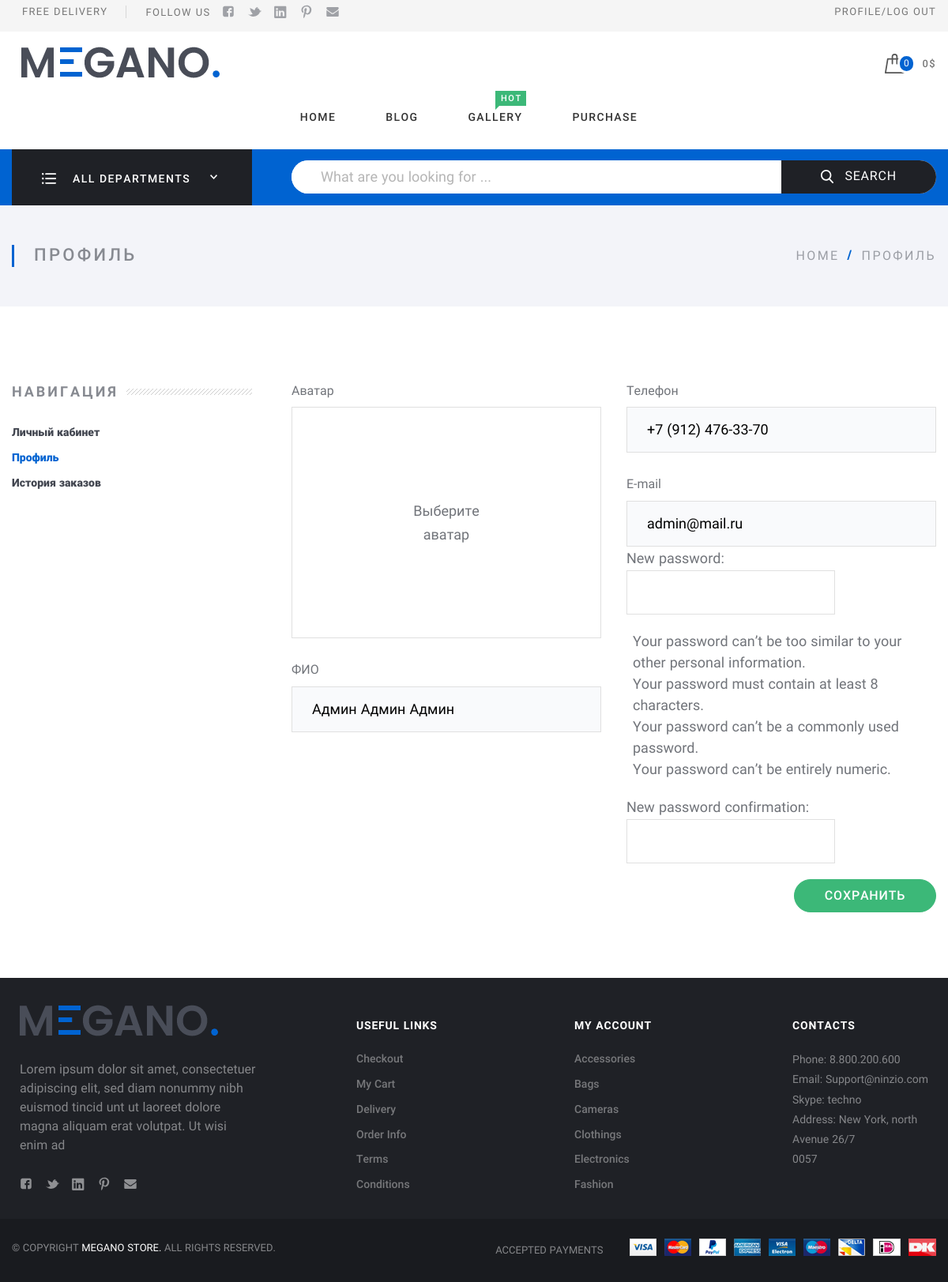
Before: /shop/user/profile/1/ (signed in) with the older database file.
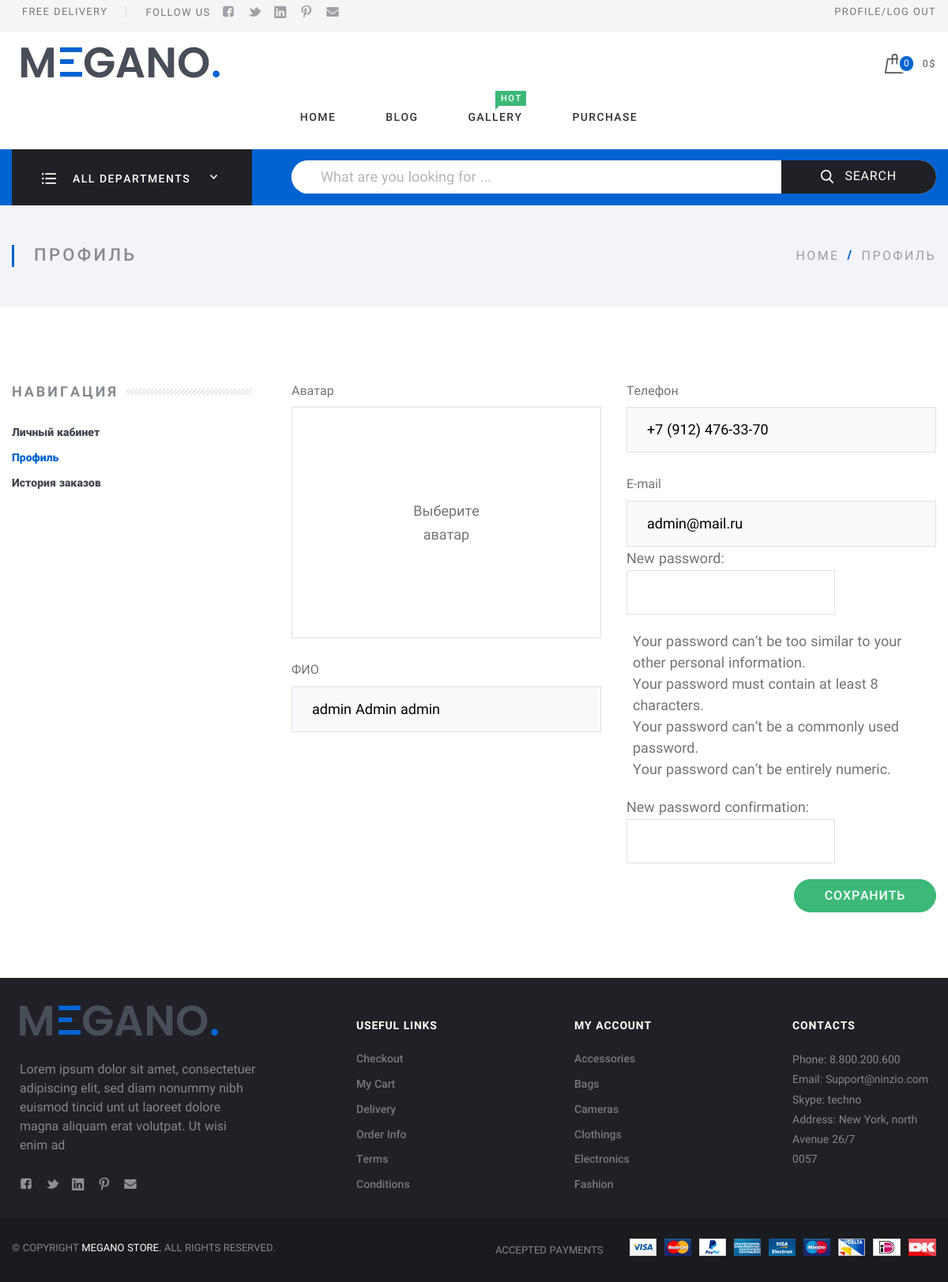
After: the same page with the newer database file.
### app_shop/models.py (models this page shows, shortened)
class User(AbstractUser):
    username = None
    email = models.EmailField('email address', unique=True)
    USERNAME_FIELD = 'email'
    REQUIRED_FIELDS = []
    objects = UserManager()

### app_shop/views.py (the view, shortened to what this page needs)
# urls.py: path('shop/user/profile/<int:pk>/', ProfileDetailView.as_view(), name='profile'),
class ProfileDetailView(DetailView, LoginRequiredMixin):
    model = UserProfile
    template_name = 'app_shop/profile_detail.html'
    def get_context_data(self, **kwargs):
        context = super(ProfileDetailView, self).get_context_data(**kwargs)
        context['profile_form'] = ProfileForm(initial={'last_name': f'{self.request.user.profile.last_name} '
                                                                    f'{self.request.user.profile.first_name} '
                                                                    f'{self.request.user.profile.middle_name}',
                                                       'tel': self.request.user.profile.tel,
                                                       'email': self.request.user.email})
        context['password_form'] = SetPasswordForm(self.request.user)
        context['good_categories'] = GoodCategory.objects.filter(active_goods=True)
        context['search_form'] = SearchForm()
        return context

### app_shop/forms.py
class SearchForm(forms.Form):
    search = forms.CharField(widget=forms.TextInput(attrs={'class': 'search-input',
                                                           'id': 'query',
                                                           'name': 'query',
                                                           'placeholder': 'What are you looking for ...'
                                                           }), label='', required=False)

### app_shop/models.py (called while the page is built)
    @classmethod
    def load(cls):
        try:
            return cls.objects.get()
        except cls.DoesNotExist:
            return cls()

### app_shop/views.py (called while the page is built)
def site_settings(request):
    return {'site_settings': DynamicSiteSettings.load()}

### cart/cart.py (called while the page is built)
    def __len__(self):
        return sum(item['quantity'] for item in self.cart.values())

    def get_total_price(self):
        return sum(Decimal(item['price']) * item['quantity'] for item in self.cart.values())

### cart/context_processors.py (called while the page is built)
def cart(request):
    return {'cart': Cart(request)}

### app_shop/templates/app_shop/profile_detail.html (shortened to what this page needs)
{% extends "app_shop/base_generic.html" %}
{% load static %}
{% load cache %}
{% block content %}
  <div class="Middle Middle_top">
    <div class="Middle-top">
      <div class="wrap">
        <div class="Middle-header">
          <h1 class="Middle-title">Профиль
          </h1>
          <ul class="breadcrumbs Middle-breadcrumbs">
            <li class="breadcrumbs-item"><a href="{% url 'main_page' %}">home</a>
            </li>
            <li class="breadcrumbs-item breadcrumbs-item_current"><span>Профиль</span>
            </li>
          </ul>
        </div>
      </div>
    </div>
    <div class="Section Section_column Section_columnLeft">
      <div class="wrap">
        <div class="Section-column">
          <div class="Section-columnSection">
            <header class="Section-header">
              <strong class="Section-title">Навигация
              </strong>
            </header>
            <div class="Section-columnContent">
              <div class="NavigateProfile">
                <ul class="menu menu_vt">
                  <li class="menu-item"><a class="menu-link" href="{% url 'personal' user.profile.id %}">Личный кабинет</a>
                  </li>
                  <li class="menu-item_ACTIVE menu-item"><a class="menu-link" href="{% url 'profile' user.profile.id %}">Профиль</a>
                  </li>
                  <li class="menu-item"><a class="menu-link" href="{% url 'orders' user.profile.id %}">История заказов</a>
                  </li>
                </ul>
              </div>
            </div>
          </div>
        </div>
        <div class="Section-content">
          <div class="Profile">
            <form class="form Profile-form" enctype="multipart/form-data" method="post">
              <div class="row">
                <div class="row-block">
                  <div class="form-group">
                    <label class="form-label">Аватар
                    </label>
                    <div class="Profile-avatar Profile-avatar_noimg">
                      <label class="Profile-fileLabel" for="avatar">Выберите аватар
                      </label>
                    </div>
                  </div>
                  <div class="form-group">
                    <label class="form-label" for="name">ФИО
                    </label>
                    {{profile_form.last_name}}
                  </div>
                </div>
                <div class="row-block">
                  <div class="form-group">
                    <label class="form-label" for="phone">Телефон
                    </label>
                    {{profile_form.tel}}
                  </div>
                  <div class="form-group">
                    <label class="form-label" for="mail">E-mail
                    </label>
                    {{profile_form.email}}
                  </div>
                   {{password_form.as_p}}
                  <div class="form-group">
                    <div class="Profile-btn">
                      <button class="btn btn_success" type="submit">Сохранить
                      </button>
                    </div>
                  </div>
                </div>
              </div>
            </form>
          </div>
        </div>
      </div>
    </div>
  </div>
{% endblock %}

Changed rows visible on the page:
changed User "admin@mail.ru": last_name "Админ Админ Админ" → "admin Admin admin"
